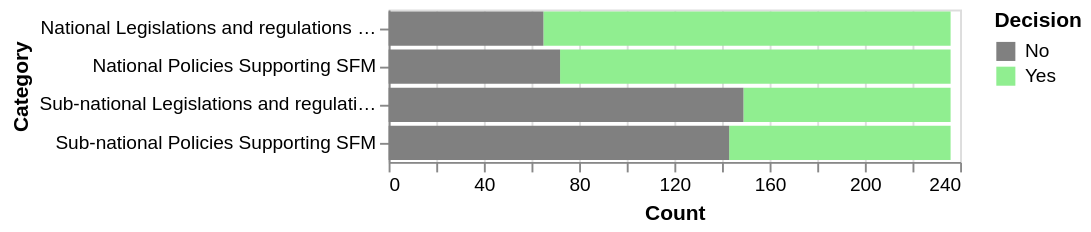

Write the Vega-Lite specification saved for this chart.
### Vega-Lite specification from a JSON file in a GitHub repository (floating-point values rounded to 4 significant figures)
{"$schema": "https://vega.github.io/schema/vega-lite/v5.json", "data": {"values": [{"Category": "National Policies Supporting SFM", "Decision": "Yes", "Value": 164}, {"Category": "National Policies Supporting SFM", "Decision": "No", "Value": 72}, {"Category": "Sub-national Policies Supporting SFM", "Decision": "Yes", "Value": 93}, {"Category": "Sub-national Policies Supporting SFM", "Decision": "No", "Value": 143}, {"Category": "National Legislations and regulations supporting SFM ( 1000 ha )", "Decision": "Yes", "Value": 171}, {"Category": "National Legislations and regulations supporting SFM ( 1000 ha )", "Decision": "No", "Value": 65}, {"Category": "Sub-national Legislations and regulations supporting SFM ( 1000 ha )", "Decision": "Yes", "Value": 87}, {"Category": "Sub-national Legislations and regulations supporting SFM ( 1000 ha )", "Decision": "No", "Value": 149}]}, "mark": "bar", "encoding": {"y": {"field": "Category", "type": "nominal"}, "x": {"field": "Value", "type": "quantitative", "axis": {"title": "Count"}}, "color": {"field": "Decision", "type": "nominal", "scale": {"range": ["grey", "lightgreen"]}, "legend": {"title": "Decision"}}}}
